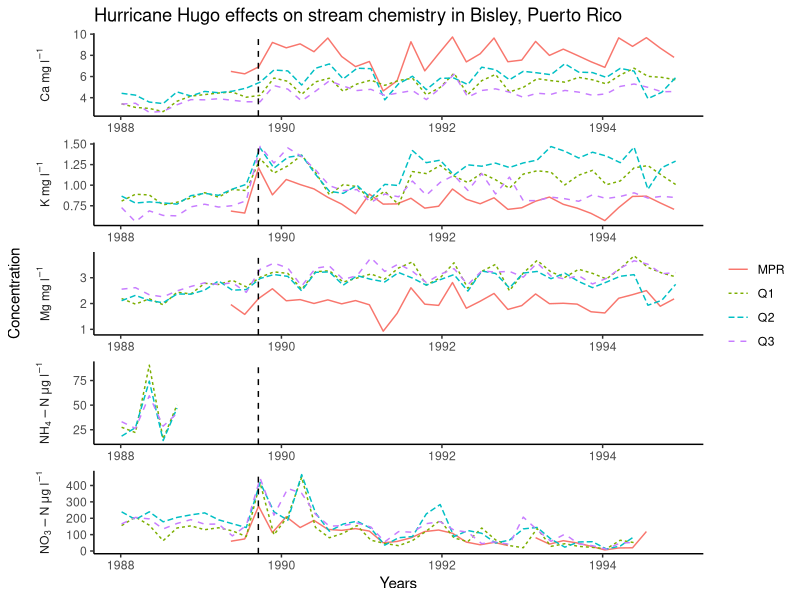

Here is the R script that generated this plot:
## ---- chunk 1
#| warning: false
#| echo: false
#| fig-width: 8.5
#| fig-height: 8
library(tidyverse)

clean_movingaverage <- read_csv("../output/movingaverage.csv")

movingaverage_newnames <- clean_movingaverage |>
  mutate(
    nutrient = fct_recode(
      nutrient,
      "K~mg~l^-1" = "k_mgl",
      "Mg~mg~l^-1" = "mg_mgl",
      "NO[3]-N~mu*g~l^-1" = "no3_mgl",
      "Ca~mg~l^-1" = "ca_mgl",
      "NH[4]-N~mu*g~l^-1" = "nh4_mgl"
    )
  )

ggplot(
  data = movingaverage_newnames,
  mapping = aes(
    x = window_start,
    y = concentration,
    color = site,
    linetype = site
  )
) +
  geom_line() +
  facet_wrap(
    ~nutrient,
    scales = "free",
    ncol = 1,
    labeller = label_parsed,
    strip.position = "left"
  ) +
  theme_classic() +
  labs(
    x = "Years",
    y = "Concentration",
    linetype = " ",
    color = " ",
    title = "Hurricane Hugo effects on stream chemistry in Bisley, Puerto Rico"
  ) +
  geom_vline(xintercept = ymd("1989-09-18"), linetype = "dashed") +
  theme(
    strip.placement = "outside",
    strip.background = element_blank()
  )
